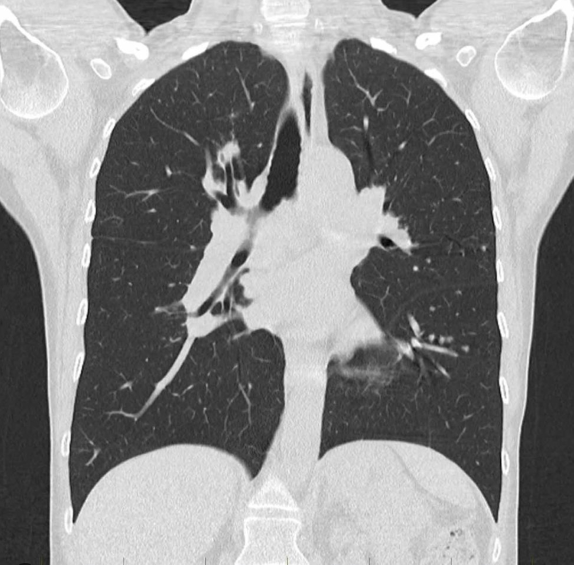
%> input picture image/50.png, 1147 x 1129 px, given in place of 46.jpg, which was not available (shown at 1/2 size)
$ octave TP_CV.m   (GNU Octave 9; MATLAB toolbox functions it lacks are replaced by stand-ins)
%> lines starting %> are read from the running program, lines starting %| are printed output that depends on the picture; in (x1, y1, x2, y2) boxes, pixels count from 0 and x2, y2 are one past the last pixel; in counts of white or black regions, pixels touching at a corner belong together; the program's own positions count from 1; pictures that were not available may be replaced by others from this repository, and a replacement may not be noted
### HeatConv.m
function [u_hat1,u_hat2,u_hat3,u_hat4,u_hat5,u_hat6]=HeatConv(dt,u1,u2,u3,u4,u5,u6)
%%%%%%%%%%%%%%%%%%%%%%%%%%%%%%%%%%%%%%%%%%%%%%%%%%%%%%%%%%%%%%%%%%%%%%%%%%%
% Fast evaluation of convelution using FFT by the basic principle
% g*h=sum(\frac{1}{dx*dy}iFFT(FFT(g).FFT(h)))
% Input: dt --- artificial time step
%        u  --- characteristic function of different regions.
% Output:u_hat --- diffused value of the charecteristic function.
%%%%%%%%%%%%%%%%%%%%%%%%%%%%%%%%%%%%%%%%%%%%%%%%%%%%%%%%%%%%%%%%%%%%%%%%%%%


% size of the image
[M,N] = size(u1);
% [8 lines of commented-out code are left out]

if mod(M,2) == 0
    k1 = -M/2:M/2-1;
else
    k1 = -(M-1)/2: (M-1)/2;
end

if mod(N,2) == 0
    k2 = -N/2:N/2-1;
else
    k2 = -(N-1)/2: (N-1)/2;
end

[K1,K2] = ndgrid(k1,k2);

KF = exp(-(K1.^2+K2.^2)*dt);
K = fftshift(KF);


u_hat1 = real(ifft2(fft2(u1).*K));
u_hat2 = real(ifft2(fft2(u2).*K));
if nargin ==4
   u_hat3 = real(ifft2(fft2(u3).*K));
elseif nargin ==5
    u_hat3 = real(ifft2(fft2(u3).*K));
    u_hat4 = real(ifft2(fft2(u4).*K));
elseif nargin ==6
    u_hat3 = real(ifft2(fft2(u3).*K));
    u_hat4 = real(ifft2(fft2(u4).*K));
   u_hat5 = real(ifft2(fft2(u5).*K));
elseif nargin ==7
    u_hat3 = real(ifft2(fft2(u3).*K));
    u_hat4 = real(ifft2(fft2(u4).*K));
   u_hat5 = real(ifft2(fft2(u5).*K));
   u_hat6 = real(ifft2(fft2(u6).*K));
end


end

### daterm.m
function [f1,f2,f3,f4,f5,f6] = daterm(f,u1,u2,u3,u4,u5,u6)

c1 = sum(sum(u1.*f))/sum(sum(u1));
c2 = sum(sum(u2.*f))/sum(sum(u2));

f1 = (f-c1).^2;
f2 = (f-c2).^2;
if nargin ==4
    f3 = ((f-sum(sum(u3.*f))/sum(sum(u3)))).^2;
elseif nargin ==5
    f3 = ((f-sum(sum(u3.*f))/sum(sum(u3)))).^2;
    f4 = ((f-sum(sum(u4.*f))/sum(sum(u4)))).^2;
elseif nargin ==6
    f3 = ((f-sum(sum(u3.*f))/sum(sum(u3)))).^2;
    f4 = ((f-sum(sum(u4.*f))/sum(sum(u4)))).^2;
    f5 = ((f-sum(sum(u5.*f))/sum(sum(u5)))).^2;
elseif nargin ==7
    f3 = ((f-sum(sum(u3.*f))/sum(sum(u3)))).^2;
    f4 = ((f-sum(sum(u4.*f))/sum(sum(u4)))).^2;
    f5 = ((f-sum(sum(u5.*f))/sum(sum(u5)))).^2;
    f6 = ((f-sum(sum(u6.*f))/sum(sum(u6)))).^2;
end
end

### topolgy_cv.m
function [u_t] = topolgy_cv(u,u_af,z,M,N)
% Point-by-point verification of global topological property transformation
% u： before transformation
% u_af： solution after one iteration
% u_t is the result after topological verification
% z is the level set information，the function for thresholding
% M = size('image', 1); N = size('image', 2);
% u=0 foreground, u=1 background

u1 = u;
u2 = 1-u1;
u1_af  = u_af;
u2_af = 1-u1_af;
X = find(u1-u1_af==1);
s = zeros(length(X),1);
XX = zeros(length(X),1);
for i=1:length(X(:))
    h = X(i);
    s(i) = z(h);
end
[~,b] = sort(s,'descend');
for i=1:length(X(:))
    h = b(i);
    XX(i) = X(h);
end


G = find(u1-u1_af==-1);
d = zeros(length(G),1);
GG = zeros(length(G),1);
for i=1:length(G(:))
    h = G(i);
    d(i) = z(h);
end
[~,b2] = sort(d);
for i=1:length(G(:))
    h = b2(i);
    GG(i) = G(h);
end


% %[row,col] = ind2sub(size(u1),X);
for i=1:length(XX(:))
    k = XX(i);
    %k = X(i);
    l = [k-1,k+1,k-M,k+M];
    l8 = [k-M-1,k-M,k-M+1,k-1,k,k+1,k+M-1,k+M,k+M+1];
    N1_4=zeros(2,2);
    N1_8=zeros(3,3);
    N1_8_bar=zeros(3,3); %for background
    N2=zeros(3,3);

    for t = 1:4
        a = l(t);
        if a>0 && a<M*N
            if u1(a)>0
                N1_4(t) = 1;
            end
        else
            N1_4(t) = 0;
        end
    end

    for m = 1:9
        a = l8(m);
        if a>0 && a<M*N
            if u1(a)>0
                N1_8(m)=1;
            end
        else
            N1_8(m)=0;
        end

        if a>0 && a<M*N
            if u1(a)==0
                N1_8_bar(m)=1;
            end
        else
            N1_8_bar(m)=0;
        end

    end
    N1_8(5)=0;
    N1_8_bar(5)=0;


    % %to find N2: given x=Img(i,j)
    if N1_4(1)==1
        N2(4)=1; %up
        if N1_8(1)==1
            N2(1)=1;
        end
        if N1_8(7)==1
            N2(7)=1;
        end
    end

    if N1_4(2)==1
        N2(6)=1; %down
        if N1_8(3)==1
            N2(3)=1;
        end
        if N1_8(9)==1
            N2(9)=1;
        end
    end

    if N1_4(3)==1
        N2(2)=1; %left
        if N1_8(1)==1
            N2(1)=1;
        end
        if N1_8(3)==1
            N2(3)=1;
        end
    end

    if N1_4(4)==1
        N2(8)=1; %right
        if N1_8(7)==1
            N2(7)=1;
        end
        if N1_8(9)==1
            N2(9)=1;
        end
    end
    N2(5)=0;


    [~,T4] = bwlabel(N2,4);
    %[L1,T4] = bwlabel(N1_8,8);
    [~,T8] = bwlabel(N1_8_bar,8);
    %[L2,T8] = bwlabel(N2_bar,8);
    [~,TT8] = bwlabel(N1_8,4);
    if T4~=1 || T8~=1
        u1_af(k)=u1(k);
        u2_af(k)=1-u1_af(k);
    else
        u1(k) = u1_af(k);
        u2(k) = u2_af(k);
    end
    if TT8==0
        u1_af(k)=0;
        u2_af(k)=1-u1_af(k);
    end
end

for i=1:length(GG(:))
    k = GG(i);
    %k = X(i);
    l = [k-1,k+1,k-M,k+M];
    l8 = [k-M-1,k-M,k-M+1,k-1,k,k+1,k+M-1,k+M,k+M+1];
    N1_4=zeros(2,2);
    N1_8=zeros(3,3);
    N1_8_bar=zeros(3,3); %for background
    N2=zeros(3,3);

    for t = 1:4
        a = l(t);
        if a>0 && a<M*N
            if u2(a)>0
                N1_4(t) = 1;
            end
        else
            N1_4(t) = 0;
        end
    end

    for m = 1:9
        a = l8(m);
        if a>0 && a<M*N
            if u2(a)>0
                N1_8(m)=1;
            end
        else
            N1_8(m)=0;
        end

        if a>0 && a<M*N
            if u2(a)==0
                N1_8_bar(m)=1;
            end
        else
            N1_8_bar(m)=0;
        end

    end
    N1_8(5)=0;
    N1_8_bar(5)=0;


    % %to find N2: given x=Img(i,j)
    if N1_4(1)==1
        N2(4)=1; %up
        if N1_8(1)==1
            N2(1)=1;
        end
        if N1_8(7)==1
            N2(7)=1;
        end
    end

    if N1_4(2)==1
        N2(6)=1; %down
        if N1_8(3)==1
            N2(3)=1;
        end
        if N1_8(9)==1
            N2(9)=1;
        end
    end

    if N1_4(3)==1
        N2(2)=1; %left
        if N1_8(1)==1
            N2(1)=1;
        end
        if N1_8(3)==1
            N2(3)=1;
        end
    end

    if N1_4(4)==1
        N2(8)=1; %right
        if N1_8(7)==1
            N2(7)=1;
        end
        if N1_8(9)==1
            N2(9)=1;
        end
    end
    N2(5)=0;


    [~,T4] = bwlabel(N2,4);
    [~,T8] = bwlabel(N1_8_bar,8);
    [~,TT8] = bwlabel(N1_8,4);
    if T4~=1 || T8~=1
        u1_af(k)=u1(k);
        u2_af(k)=1-u1_af(k);
    else
        u1(k) = u1_af(k);
        u2(k) = u2_af(k);
    end
    if TT8==0
        u1_af(k)=0;
        u2_af(k)=1-u1_af(k);
    end
end
u_t = u1;

end

### TP_CV.m
clc; clear all; close all;
addpath('./image');
flag =15;
switch flag
    case 1
        I = imread('2disk.png');
        [row,col]=size(I);
        P = rgb2gray(uint8(I));
        P = double(P);
        [P,~] = HeatConv(0.001,P,P);
        M = size(I,1);
        N = size(I,2);
        P = P./max(max(abs(P)));
        iterNum =4000;
        dt = 0.001;  % time step,0.03
        lambda = 0.01; %0.1,0.065
        lamda = lambda * sqrt(pi)/sqrt(dt);
        u1 = zeros(M,N);
        u1(100:M-100,100:N-100) = ones(M-200+1,N-200+1);
        u2 = ones(M,N)-u1;
        NS = 2; % number of segments
        NC = 1; % number of channels

    case 2
        I = imread('16.png');
        P = rgb2gray(uint8(I));
        P = double(P);
        [P,~] = HeatConv(0.003,P,P);
        M = size(I,1);
        N = size(I,2);
        P = P./max(max(abs(P)));
        iterNum =300;
        dt = 0.03;  % time step
        lambda = 0.01;
        lamda = lambda * sqrt(pi)/sqrt(dt);
        u1 = zeros(M,N);
        u1(100:503,280:529) = 1;
        u2 = ones(M,N)-u1;
        NS = 2; % number of segments
        NC = 1; % number of channels

    case 3
        I = imread('15.png');
        P = rgb2gray(uint8(I));
        P = double(P);
        [P,~] = HeatConv(0.001,P,P);
        M = size(I,1);
        N = size(I,2);
        P = P./max(max(abs(P)));
        iterNum =13;
        dt = 0.03;  % time step
        lambda = 0.01;
        lamda = lambda * sqrt(pi)/sqrt(dt);
        u1 = zeros(M,N);
        u1(203:298,28:279) = 1;
        u2 = ones(M,N)-u1;
        NS = 2; % number of segments
        NC = 1; % number of channels
    case 4
        I = imread('07.png');
        P = rgb2gray(uint8(I));
        P = double(P);
        [P,~] = HeatConv(0.005,P,P);
        M = size(I,1);
        N = size(I,2);
        P = P./max(max(abs(P)));
        iterNum =400;
        dt = 0.01;  % time step
        lambda = 0.01;
        lamda = lambda * sqrt(pi)/sqrt(dt);
        u1 = zeros(M,N);
        u1(100:300,100:300)=1;
        u2 = ones(M,N)-u1;
        NS = 2; % number of segments
        NC = 1; % number of channels
    case 5
        I = imread('17.jpg');
        P = rgb2gray(uint8(I));
        P = double(P);
        [P,~] = HeatConv(0.001,P,P);
        M = size(I,1);
        N = size(I,2);
        P = P./max(max(abs(P)));
        iterNum =400;
        dt = 0.1; % time step
        lambda = 0.01;
        lamda = lambda * sqrt(pi)/sqrt(dt);
        u1 = zeros(M,N);
        u1(50:400,66:419) = 1;
        u2 = ones(M,N)-u1;
        NS = 2; % number of segments
        NC = 1; % number of channels

    case 6
        I = imread('5.jpg');
        P = rgb2gray(uint8(I));
        P = double(P);
        [P,~] = HeatConv(0.001,P,P);
        M = size(I,1);
        N = size(I,2);
        P = P./max(max(abs(P)));
        iterNum =400;
        dt = 0.01;  % time step
        lambda = 0.001;
        lamda = lambda * sqrt(pi)/sqrt(dt);
        u1 = zeros(M,N);
        u1(70:160,50:200)=1;
        u2 = ones(M,N)-u1;
        NS = 2; % number of segments
        NC = 1; % number of channels

    case 7
        I = imread('hand.png');
        P = rgb2gray(uint8(I));
        P = double(P);
        [P,~] = HeatConv(0.001,P,P);
        M = size(I,1);
        N = size(I,2);
        P = P./max(max(abs(P)));
        iterNum =400;
        dt = 0.05;  % time step
        lambda = 0.001;
        lamda = lambda * sqrt(pi)/sqrt(dt);
        u1 = zeros(M,N);
        u1(320:471,128:486)=1;
        u2 = ones(M,N)-u1;
        NS = 2; % number of segments
        NC = 1; % number of channels

    case 8
        I = imread('lung.png');
        P = rgb2gray(uint8(I));
        P = double(P);
        [P,~] = HeatConv(0.0001,P,P);
        M = size(I,1);
        N = size(I,2);
        P = P./max(max(abs(P)));
        iterNum =400;
        dt = 0.001;  % time step
        lambda = 0.02;
        lamda = lambda * sqrt(pi)/sqrt(dt);
        u1 = zeros(M,N);
        u1(355:394,166:223)=1;
        u1(200:275,360:420)=1;
        u2 = ones(M,N)-u1;
        NS = 2; % number of segments
        NC = 1; % number of channels

    case 9
        I = imread('23.png');
        P = rgb2gray(uint8(I));
        P = double(P);
        [P,~] = HeatConv(0.0001,P,P);
        M = size(I,1);
        N = size(I,2);
        P = P./max(max(abs(P)));
        iterNum =400;
        dt = 0.01;  % time step
        lambda = 0.015;
        lamda = lambda * sqrt(pi)/sqrt(dt);
        u1 = zeros(M,N);
        u1(80:430,70:425)=1;
        u2 = ones(M,N)-u1;
        NS = 2; % number of segments
        NC = 1; % number of channels

    case 10
        I = imread('38.png');
        M = size(I,1);
        N = size(I,2);
        P = double(I);
        for i = 1:3
            P(:,:,i) = P(:,:,i)./max(max(abs(P(:,:,i))));
            [P(:,:,i),~] = HeatConv(0.0001,P(:,:,i),P(:,:,i));
        end
        f1 = P(:,:,1); % first color channel
        f2 = P(:,:,2); % second
        f3 = P(:,:,3); % third
        iterNum =400;
        dt = 0.005;  % time step
        lambda = 0.045;
        lamda = lambda * sqrt(pi)/sqrt(dt);
        u1 = zeros(M,N);
        u1(49:607,320:940)=1;
        u2 = ones(M,N)-u1;
        NS = 2; % number of segments
        NC = 3; % number of channels

    case 11
        I = imread('43.png');
        M = size(I,1);
        N = size(I,2);
        P = double(I);
        for i = 1:3
            P(:,:,i) = P(:,:,i)./max(max(abs(P(:,:,i))));
            [P(:,:,i),~] = HeatConv(0.0001,P(:,:,i),P(:,:,i));
        end
        f1 = P(:,:,1); % first color channel
        f2 = P(:,:,2); % second
        f3 = P(:,:,3); % third
        iterNum =400;
        dt = 0.001;  % time step
        lambda = 0.004;
        lamda = lambda * sqrt(pi)/sqrt(dt);
        u1 = zeros(M,N);
        u1(167:557,114:950)=1;
        u2 = ones(M,N)-u1;
        NS = 2; % number of segments
        NC = 3; % number of channels

    case 12
        I = imread('42.png');
        M = size(I,1);
        N = size(I,2);
        P = double(I);
        for i = 1:3
            P(:,:,i) = P(:,:,i)./max(max(abs(P(:,:,i))));
            [P(:,:,i),~] = HeatConv(0.0001,P(:,:,i),P(:,:,i));
        end
        f1 = P(:,:,1); % first color channel
        f2 = P(:,:,2); % second
        f3 = P(:,:,3); % third
        iterNum =400;
         dt = 0.01;  % time step
        lambda = 0.008;
        lamda = lambda * sqrt(pi)/sqrt(dt);
        u1 = zeros(M,N);
        u1(122:368,82:409)=1;
        u2 = ones(M,N)-u1;
        NS = 2; % number of segments
        NC = 3; % number of channels

    case 13
        I = imread('45.png');
        M = size(I,1);
        N = size(I,2);
        P = double(I);
        for i = 1:3
            P(:,:,i) = P(:,:,i)./max(max(abs(P(:,:,i))));
            [P(:,:,i),~] = HeatConv(0.0001,P(:,:,i),P(:,:,i));
        end
        f1 = P(:,:,1); % first color channel
        f2 = P(:,:,2); % second
        f3 = P(:,:,3); % third
        iterNum =400;
        dt = 0.001;  % time step
        lambda = 0.01;
        lamda = lambda * sqrt(pi)/sqrt(dt);
        u1 = zeros(M,N);
        u1(248:550,439:1150)=1;
        u2 = ones(M,N)-u1;
        NS = 2; % number of segments
        NC = 3; % number of channels

    case 14
        I = imread('brain.png');
        P = rgb2gray(uint8(I));
        P = double(P);
        [P,~] = HeatConv(0.0001,P,P);
        M = size(I,1);
        N = size(I,2);
        P = P./max(max(abs(P)));
        iterNum =400;
        dt = 0.05;  % time step
        lambda = 0.001;
        lamda = lambda * sqrt(pi)/sqrt(dt);
        u1 = zeros(M,N);
        u1(407:446,270:323)=1;
        u1(209:254,197:249)=1;
        u2 = ones(M,N)-u1;
        NS = 2; % number of segments
        NC = 1; % number of channels

    case 15
        I = imread('46.jpg');
%> I is the input picture: size 1129x1147x3 uint8; mean R, G, B 139.9, 139.9, 139.9
        M = size(I,1);
%> M = 1129
        N = size(I,2);
%> N = 1147
        P = double(I);
        for i = 1:3
            P(:,:,i) = P(:,:,i)./max(max(abs(P(:,:,i))));
            [P(:,:,i),~] = HeatConv(0.0001,P(:,:,i),P(:,:,i));
        end
        f1 = P(:,:,1); % first color channel
        f2 = P(:,:,2); % second
        f3 = P(:,:,3); % third
        iterNum =400;
        dt = 0.001;  % time step
        lambda = 0.008148;
        lamda = lambda * sqrt(pi)/sqrt(dt);
        u1 = zeros(M,N);
        u1(137:300,30:155)=1;
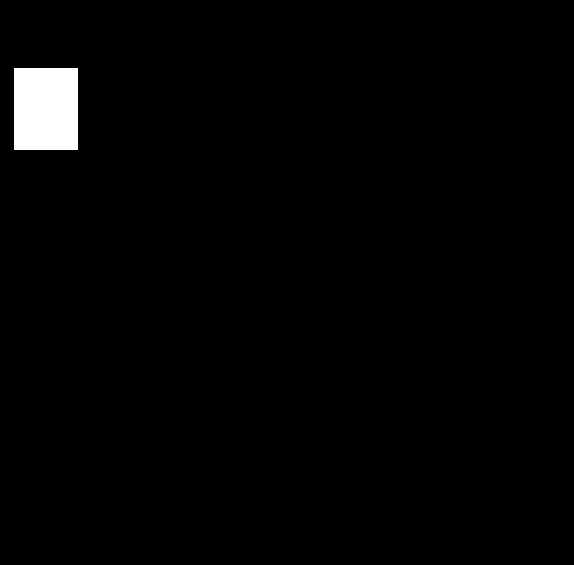
%> u1: size 1129x1147 double (shown at 1/2 size); values 0 (black) and 1 (white), 1.6% white; 1 white region, box (x1, y1, x2, y2) and area: (29, 136, 155, 300) 20664
        u1(154:305,220:336)=1;
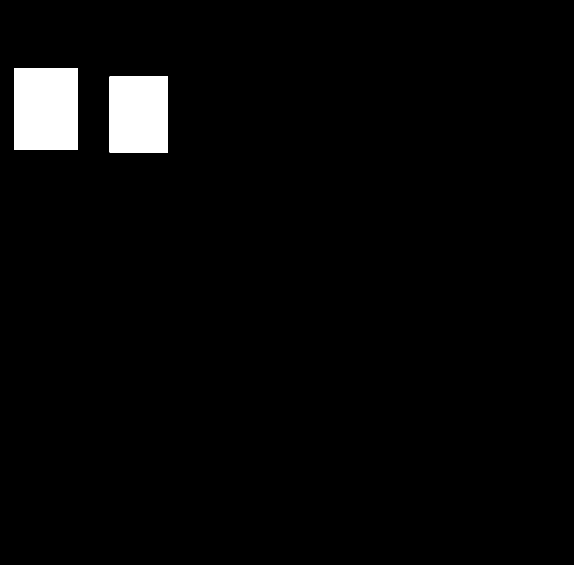
%> u1: size 1129x1147 double (shown at 1/2 size); values 0 (black) and 1 (white), 3% white; 2 white regions, box (x1, y1, x2, y2) and area: (29, 136, 155, 300) 20664, (219, 153, 336, 305) 17784
        u2 = ones(M,N)-u1;
        NS = 2; % number of segments
        NC = 3; % number of channels


    case 16
        I = imread('49.jpg');
        M = size(I,1);
        N = size(I,2);
        P = double(I);
        for i = 1:3
            P(:,:,i) = P(:,:,i)./max(max(abs(P(:,:,i))));
            % [P(:,:,i),~] = HeatConv(0.00001,P(:,:,i),P(:,:,i));
        end
        f1 = P(:,:,1); % first color channel
        f2 = P(:,:,2); % second
        f3 = P(:,:,3); % third
        iterNum =1000;
        dt = 0.001;  % time step
        lambda = 0.12;
        lamda = lambda * sqrt(pi)/sqrt(dt);
        u1 = zeros(M,N);
        u1(380:745,60:294)=1;
        u1(385:860,465:767)=1;
        u1(405:840,975:1295)=1;
        u2 = ones(M,N)-u1;
        NS = 2; % number of segments
        NC = 3; % number of channels


end

%---------------------------------
Wanttosaveamovie = 1; % Decide to make a video
if Wanttosaveamovie
    filename = ['example-',num2str(flag)];
    Ve = VideoWriter(filename,'MPEG-4');
    FrameRate = max(floor(iterNum/10),1);
    open(Ve);
end
%---------------------------------

%--------------------------------------------------------------------------
if Wanttosaveamovie
    imagesc(I, [0, 1]);hold on;
    title('Initial contour');
    if NS==2
    contour(u1,[0.5 0.5],'r','LineWidth',2);
    elseif NS == 3
        contour(u2,[0.5 0.5],'b','LineWidth',2);
    elseif NS == 4
        contour(u2,[0.5 0.5],'b','LineWidth',2);
        contour(u3,[0.5 0.5],'b','LineWidth',2);
    else
        disp('edit the plotting part to validate to your cases')
    end
    axis off; axis equal
%> after `axis equal`:
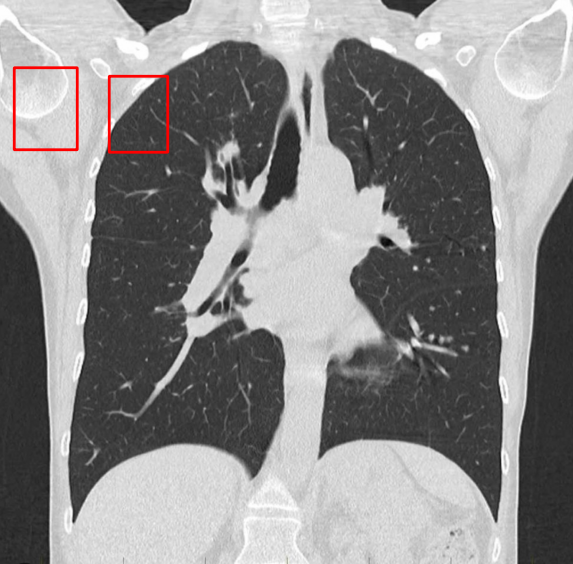
%> figure redrawn from the program's plot data; shown at 1/2 size; its title reads 'Initial contour'
    hold off;
    currentFrame = getframe(gcf);
    writeVideo(Ve,currentFrame);
end
%--------------------------------------------------------------------------
change = 1;

y_values = zeros(1, iterNum);
for n=1:iterNum


    if NS == 2 && NC ==1
        %------------------------------------------------------------------
        [f1,f2] = daterm(P,u1,u2);
        [uh1,uh2] = HeatConv(dt,u1,u2);
        index1 = f1+lamda*uh2;
        index2 = f2+lamda*uh1;
        u1_af = double(index1<=index2);
        M = size(I,1);
        u_t = topolgy_cv(u1,u1_af,index1-index2,M,N);
        change = sum(abs(u_t(:)-u1(:)));
        u1 = u_t;
        u2 = 1-u1;
        if Wanttosaveamovie
            imagesc(I, [0, 1]);hold on;
            title('Initial contour');
            contour(u_t,[0.5 0.5],'b','LineWidth',2);
            axis off; axis equal
            hold off;
            %pause;
            currentFrame = getframe(gcf);
            writeVideo(Ve,currentFrame);
        end
    end

    if NS == 2 && NC ==3
        %------------------------------------------------------------------
        % 2 segments for color images
        [f11,f21] = daterm(f1,u1,u2); % data term of first color channel
        [f12,f22] = daterm(f2,u1,u2); % data term of second color channel
        [f13,f23] = daterm(f3,u1,u2); % data term of third color channel
        [uh1,uh2] = HeatConv(dt,u1,u2); % heat kernel convolution
        index1 = f11+f12+f13-lamda*uh1;
        index2 = f21+f22+f23-lamda*uh2;
        u1_af = double(index1<=index2); % thresholding if u1>u2 then u1=1 vise versa
%> (the run ends here)
